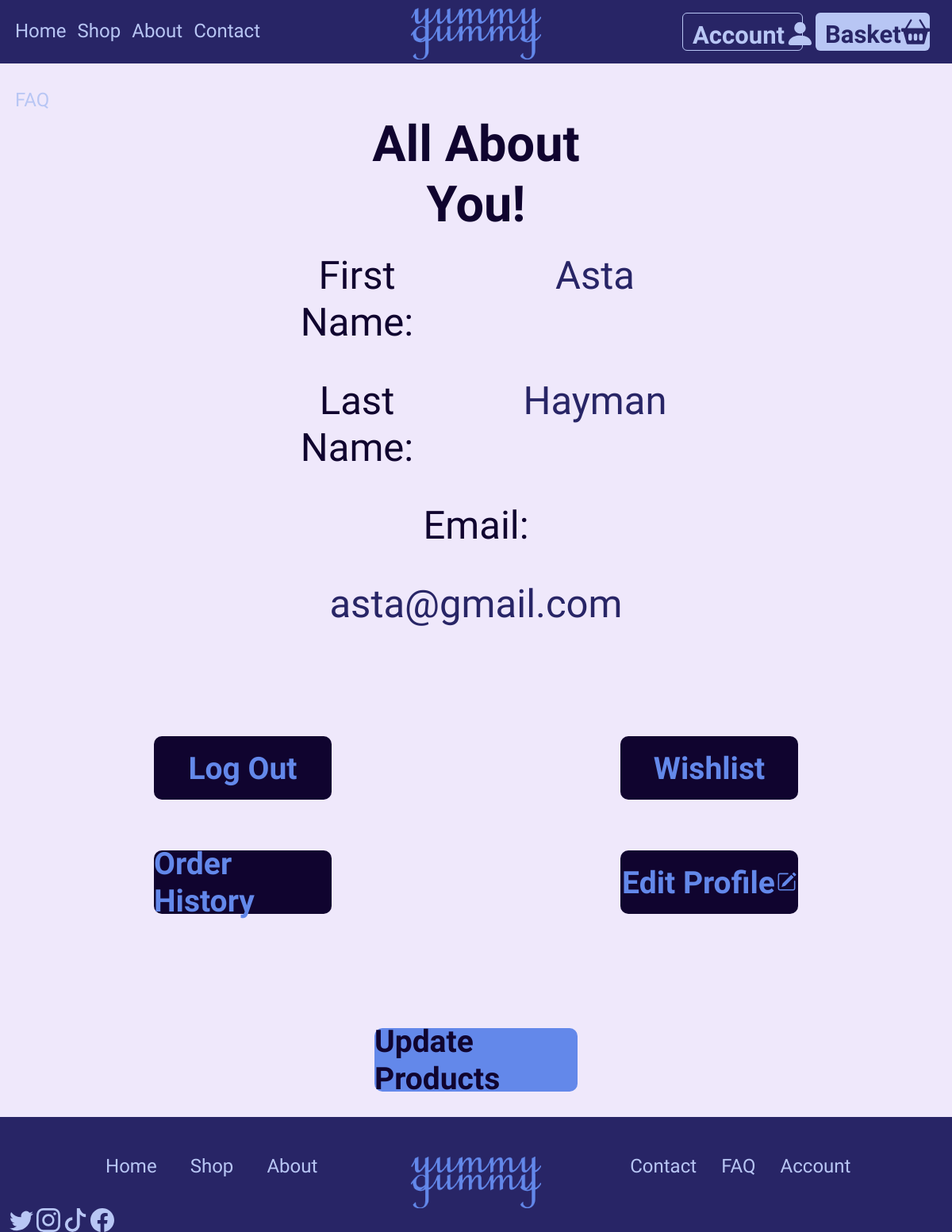
Page /account (signed in) on the earlier database version.
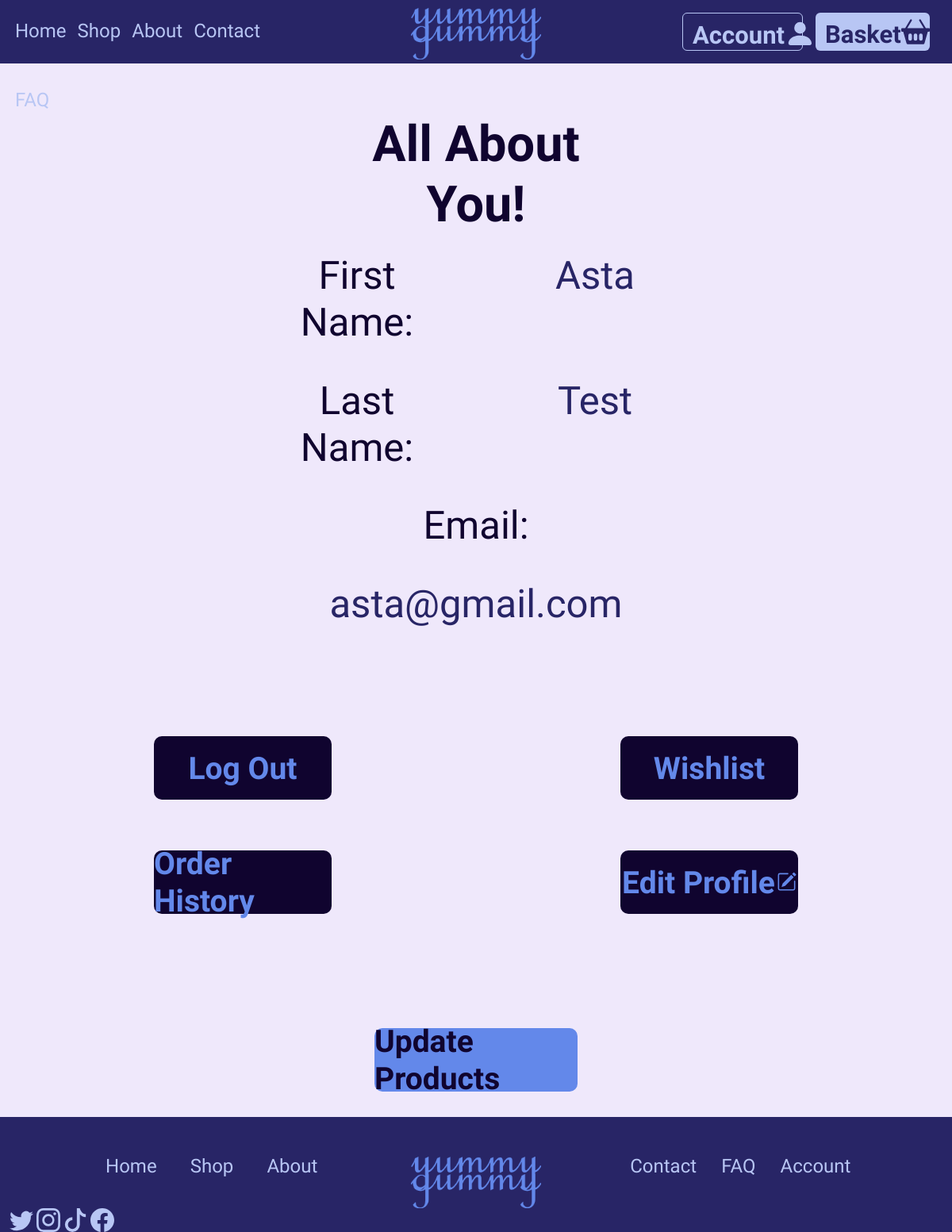
Same page on the later database version.
### app/models.py (models this page shows, shortened)
class User(UserMixin, db.Model):
    id: so.Mapped[int] = so.mapped_column(primary_key=True)
    firstname: so.Mapped[str] = so.mapped_column(sa.String(64), nullable=False)
    lastname: so.Mapped[str] = so.mapped_column(sa.String(64), nullable=False)
    email: so.Mapped[str] = so.mapped_column(sa.String(120), unique=True, nullable=False)
    password_hash: so.Mapped[Optional[str]] = so.mapped_column(sa.String(256), nullable=False)
    is_admin: so.Mapped[bool] = so.mapped_column(sa.Boolean, default=False)

### app/routes.py (the view)
@app.route('/account')
@login_required
def account():
    return render_template('account.html', title='Account')

### app/models.py (called while the page is built)
@login.user_loader
def load_user(id):
    return db.session.get(User, int(id))

### app/templates/account.html
{% extends "base.html" %}
{% block body %}
    <div class="row rowstyle rowmidstyle">
        <div class="col"></div>
        <div class="col">
            <h1 class="ygtitle">All About You!</h1>
        </div>
        <div class="col"></div>
    </div>
    <div class="row rowstyle">
        <div class="col-3 colpadd"></div>
        <div class="col">
            <div class="row infocont">
                <div class="col accountlbl">
                    <h2>
                        First Name:
                    </h2>
                </div>
                <div class="col accounttxt">
                    <h2>
                        {{ current_user.firstname }}
                    </h2>
                </div>
            </div>
            <div class="row infocont">
                <div class="col accountlbl">
                    <h2>
                        Last Name:
                    </h2>
                </div>
                <div class="col accounttxt">
                    <h2>
                        {{ current_user.lastname }}
                    </h2>
                </div>
            </div>
            <div class="row infocont">
                <div class="col accountlbl">
                    <h2>
                        Email:
                    </h2>
                </div>
                <div class="col accounttxt">
                    <h2>
                        {{ current_user.email }}
                    </h2>
                </div>
            </div>
        </div>
        <div class="col-3 colpadd"></div>
            <div class="row acctbtngroup">
                <div class="col accbtcont">
                    <a class="accbtn" role="button" href="{{ url_for('logout') }}">
                        <h3>Log Out</h3>
                    </a>
                </div>
                <div class="col accbtcont">
                    <a class="accbtn" role="button" href="{{ url_for('wishlist') }}">
                        <h3>Wishlist</h3>
                    </a>
                </div>
                <div class="col accbtcont">
                    <a class="accbtn" role="button">
                        <h3>Order History</h3>
                    </a>
                </div>
                <div class="col accbtcont">
                    <a class="accbtn" role="button" href="{{ url_for('editaccount') }}">
                        <h3>Edit Profile</h3>
                        <img src="{{ url_for('static', filename='images/pencil.svg') }}" alt-text="Edit Profile Pencil">
                    </a>
                </div>
            </div>
        </div>
        {% if session['is_admin'] %}
        <div class="row">
            <div class="col">
                <a class="adminbtn" role="button" href="{{ url_for('update_products') }}">
                    <h3>Update Products</h3>
                </a>
            </div>
        </div>
        {% endif %}
{% endblock %}

Differences in the rows shown:
changed User "Asta": lastname "Hayman" → "Test"
